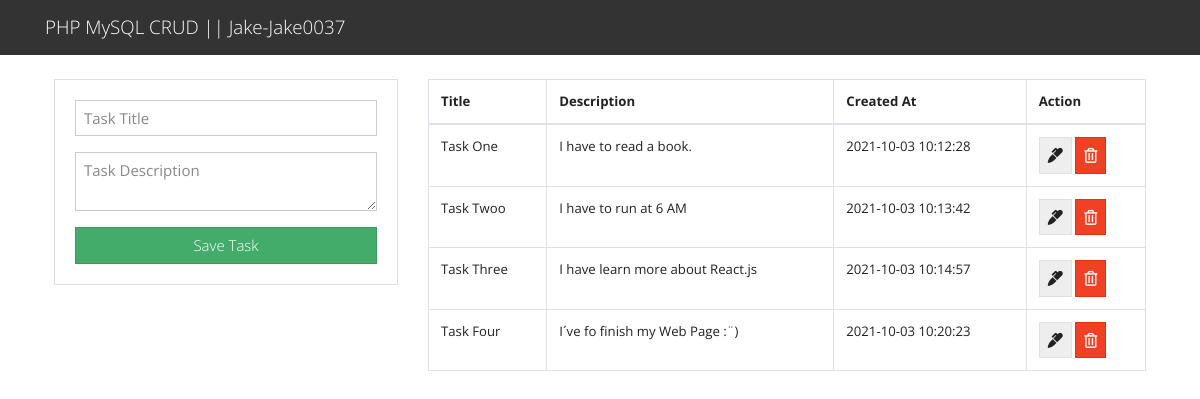
The page / on the database its author committed.
### tables this page shows
CREATE TABLE `task` (
  `id` int(11) NOT NULL,
  `title` varchar(255) NOT NULL,
  `description` text NOT NULL,
  `created_at` timestamp NOT NULL DEFAULT current_timestamp()
);

### index.php (the view, shortened to what this page needs)
<?php include("db.php")?>
<?php include("includes/header.php")?>
<main class="container p-4">
  <div class="row">
    <div class="col-md-4">
      <div class="card card-body">
        <form action="save_task.php" method="POST">
          <div class="form-group">
            <input type="text" name="title" class="form-control" placeholder="Task Title" autofocus>
          </div>
          <div class="form-group">
            <textarea name="description" rows="2" class="form-control" placeholder="Task Description"></textarea>
          </div>
          <input type="submit" name="save_task" class="btn btn-success btn-block" value="Save Task">
        </form>
      </div>
    </div>
    <div class="col-md-8">
      <table class="table table-bordered">
        <thead>
          <tr>
            <th>Title</th>
            <th>Description</th>
            <th>Created At</th>
            <th>Action</th>
          </tr>
        </thead>
        <tbody>
          <?php
          $query = "SELECT * FROM task";
          $result_tasks = mysqli_query($conn, $query);
          while($row = mysqli_fetch_assoc($result_tasks)) { ?>
          <tr>
            <td><?php echo $row['title']; ?></td>
            <td><?php echo $row['description']; ?></td>
            <td><?php echo $row['created_at']; ?></td>
            <td>
              <a href="edit.php?id=<?php echo $row['id']?>" class="btn btn-secondary"><i class="fas fa-marker"></i></a>
              <a href="delete_task.php?id=<?php echo $row['id']?>" class="btn btn-danger""><i class="far fa-trash-alt"></i></a>
            </td>
          </tr>
          <?php } ?>
        </tbody>
      </table>
    </div>
  </div>
</main>
<?php include("includes/footer.php")?>

### includes/header.php (shortened to what this page needs)
<!DOCTYPE html>
<html lang="en">
  <head>
    <link rel="stylesheet" href="https://bootswatch.com/4/yeti/bootstrap.min.css">
    <link rel="stylesheet" href="https://use.fontawesome.com/releases/v5.6.3/css/all.css">
  </head>
  <body>
    <nav class="navbar navbar-dark bg-dark">
      <div class="container">
        <a class="navbar-brand" href="index.php">PHP MySQL CRUD || Jake-Jake0037</a>
      </div>
    </nav>

### includes/footer.php (shortened to what this page needs)
</body>
</html>

### rows shown on the page
task: title "Task One", description "I have to read a book.", created_at "2021-10-03 10:12:28"
task: title "Task Twoo", description "I have to run at 6 AM", created_at "2021-10-03 10:13:42"
task: title "Task Three", description "I have learn more about React.js", created_at "2021-10-03 10:14:57"
task: title "Task Four", description "I´ve fo finish my Web Page :¨)", created_at "2021-10-03 10:20:23"
